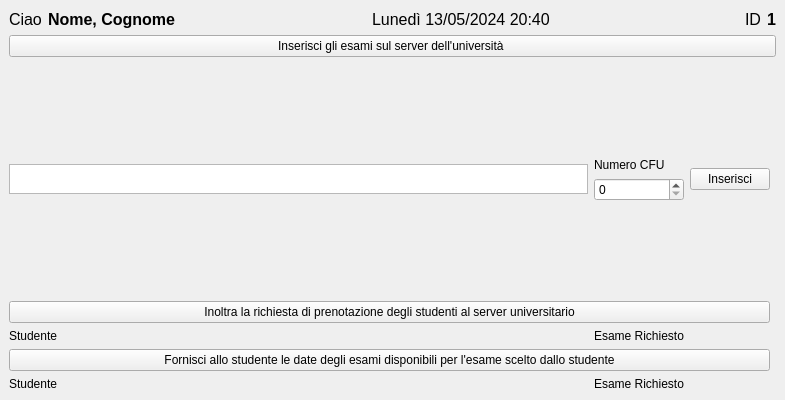
<?xml version="1.0" encoding="UTF-8"?>
<ui version="4.0">
 <class>Segreteria_Home</class>
 <widget class="QMainWindow" name="Segreteria_Home">
  <property name="geometry">
   <rect>
    <x>0</x>
    <y>0</y>
    <width>785</width>
    <height>400</height>
   </rect>
  </property>
  <property name="font">
   <font>
    <family>Segoe UI</family>
   </font>
  </property>
  <property name="windowTitle">
   <string>StudiSync - Segreteria Home</string>
  </property>
  <widget class="QWidget" name="centralwidget">
   <layout class="QGridLayout" name="gridLayout_2">
    <item row="1" column="0">
     <layout class="QGridLayout" name="gridLayout">
      <item row="4" column="1">
       <widget class="QLabel" name="label_2">
        <property name="text">
         <string>Esame Richiesto</string>
        </property>
       </widget>
      </item>
      <item row="2" column="1">
       <layout class="QVBoxLayout" name="verticalLayout">
        <item>
         <spacer name="verticalSpacer_2">
          <property name="orientation">
           <enum>Qt::Vertical</enum>
          </property>
          <property name="sizeHint" stdset="0">
           <size>
            <width>20</width>
            <height>40</height>
           </size>
          </property>
         </spacer>
        </item>
        <item>
         <widget class="QLabel" name="label_3">
          <property name="text">
           <string>Numero CFU</string>
          </property>
         </widget>
        </item>
        <item>
         <widget class="QSpinBox" name="spinBox"/>
        </item>
        <item>
         <spacer name="verticalSpacer">
          <property name="orientation">
           <enum>Qt::Vertical</enum>
          </property>
          <property name="sizeHint" stdset="0">
           <size>
            <width>20</width>
            <height>20</height>
           </size>
          </property>
         </spacer>
        </item>
       </layout>
      </item>
      <item row="6" column="0">
       <widget class="QLabel" name="label_4">
        <property name="text">
         <string>Studente</string>
        </property>
       </widget>
      </item>
      <item row="2" column="2">
       <widget class="QPushButton" name="pushButton_4">
        <property name="text">
         <string>Inserisci</string>
        </property>
       </widget>
      </item>
      <item row="2" column="0">
       <layout class="QVBoxLayout" name="verticalLayout_2">
        <item>
         <spacer name="verticalSpacer_4">
          <property name="orientation">
           <enum>Qt::Vertical</enum>
          </property>
          <property name="sizeHint" stdset="0">
           <size>
            <width>20</width>
            <height>40</height>
           </size>
          </property>
         </spacer>
        </item>
        <item>
         <widget class="QPlainTextEdit" name="plainTextEdit">
          <property name="maximumSize">
           <size>
            <width>16777215</width>
            <height>30</height>
           </size>
          </property>
         </widget>
        </item>
        <item>
         <spacer name="verticalSpacer_3">
          <property name="orientation">
           <enum>Qt::Vertical</enum>
          </property>
          <property name="sizeHint" stdset="0">
           <size>
            <width>20</width>
            <height>40</height>
           </size>
          </property>
         </spacer>
        </item>
       </layout>
      </item>
      <item row="4" column="0">
       <widget class="QLabel" name="label">
        <property name="text">
         <string>Studente</string>
        </property>
       </widget>
      </item>
      <item row="1" column="0" colspan="4">
       <widget class="QPushButton" name="pushButton">
        <property name="text">
         <string>Inserisci gli esami sul server dell'università </string>
        </property>
       </widget>
      </item>
      <item row="6" column="1">
       <widget class="QLabel" name="label_5">
        <property name="text">
         <string>Esame Richiesto</string>
        </property>
       </widget>
      </item>
      <item row="3" column="0" colspan="3">
       <widget class="QPushButton" name="pushButton_2">
        <property name="text">
         <string>Inoltra la richiesta di prenotazione degli studenti al server universitario</string>
        </property>
       </widget>
      </item>
      <item row="5" column="0" colspan="3">
       <widget class="QPushButton" name="pushButton_3">
        <property name="text">
         <string>Fornisci allo studente le date degli esami disponibili per l'esame scelto dallo studente</string>
        </property>
       </widget>
      </item>
     </layout>
    </item>
    <item row="0" column="0">
     <layout class="QHBoxLayout" name="horizontalLayout">
      <item>
       <widget class="QLabel" name="label_6">
        <property name="font">
         <font>
          <family>Segoe UI</family>
          <pointsize>12</pointsize>
         </font>
        </property>
        <property name="text">
         <string>Ciao</string>
        </property>
       </widget>
      </item>
      <item>
       <widget class="QLabel" name="NameLastnameLabel">
        <property name="font">
         <font>
          <family>Segoe UI</family>
          <pointsize>12</pointsize>
          <weight>75</weight>
          <bold>true</bold>
         </font>
        </property>
        <property name="text">
         <string>Nome, Cognome</string>
        </property>
       </widget>
      </item>
      <item>
       <spacer name="horizontalSpacer">
        <property name="orientation">
         <enum>Qt::Horizontal</enum>
        </property>
        <property name="sizeHint" stdset="0">
         <size>
          <width>40</width>
          <height>20</height>
         </size>
        </property>
       </spacer>
      </item>
      <item>
       <widget class="QLabel" name="DateLabel">
        <property name="font">
         <font>
          <family>Segoe UI</family>
          <pointsize>12</pointsize>
         </font>
        </property>
        <property name="text">
         <string>Lunedì 13/05/2024 20:40</string>
        </property>
       </widget>
      </item>
      <item>
       <spacer name="horizontalSpacer_2">
        <property name="orientation">
         <enum>Qt::Horizontal</enum>
        </property>
        <property name="sizeHint" stdset="0">
         <size>
          <width>40</width>
          <height>20</height>
         </size>
        </property>
       </spacer>
      </item>
      <item>
       <widget class="QLabel" name="label_7">
        <property name="font">
         <font>
          <family>Segoe UI</family>
          <pointsize>12</pointsize>
         </font>
        </property>
        <property name="text">
         <string>ID</string>
        </property>
       </widget>
      </item>
      <item>
       <widget class="QLabel" name="MtrLabel">
        <property name="font">
         <font>
          <family>Segoe UI</family>
          <pointsize>12</pointsize>
          <weight>75</weight>
          <bold>true</bold>
         </font>
        </property>
        <property name="text">
         <string>1</string>
        </property>
       </widget>
      </item>
     </layout>
    </item>
   </layout>
  </widget>
  <action name="actionCIso">
   <property name="text">
    <string>CIso</string>
   </property>
  </action>
  <action name="actionCiao">
   <property name="text">
    <string>Ciao</string>
   </property>
  </action>
 </widget>
 <resources/>
 <connections/>
</ui>
